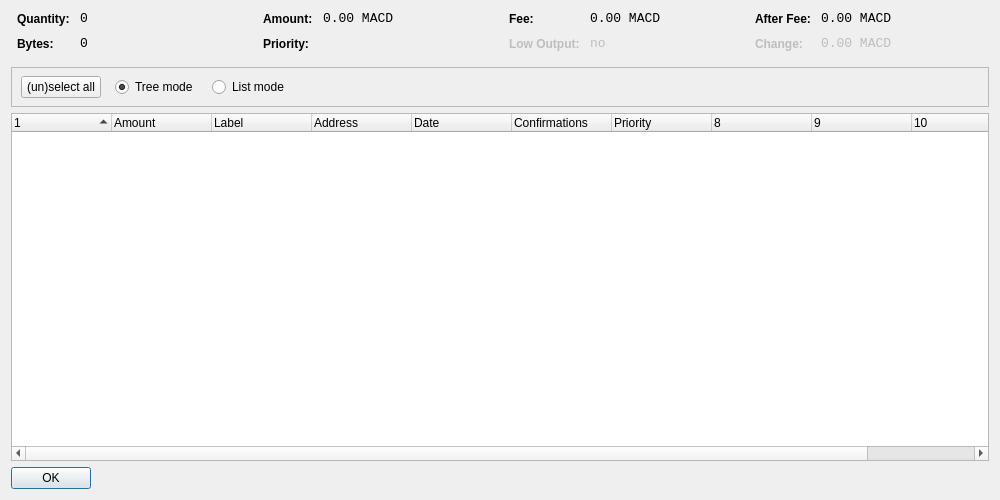
<?xml version="1.0" encoding="UTF-8"?>
<ui version="4.0">
 <class>CoinControlDialog</class>
 <widget class="QDialog" name="CoinControlDialog">
  <property name="geometry">
   <rect>
    <x>0</x>
    <y>0</y>
    <width>1000</width>
    <height>500</height>
   </rect>
  </property>
  <property name="windowTitle">
   <string>Coin Control</string>
  </property>
  <property name="autoFillBackground">
   <bool>true</bool>
  </property>
  <property name="locale">
   <locale language="English" country="UnitedStates"/>
  </property>
  <layout class="QVBoxLayout" name="verticalLayout">
   <item>
    <layout class="QHBoxLayout" name="horizontalLayoutTop" stretch="0,0,0,0">
     <property name="topMargin">
      <number>0</number>
     </property>
     <property name="bottomMargin">
      <number>10</number>
     </property>
     <item>
      <layout class="QFormLayout" name="formLayoutCoinControl1">
       <property name="horizontalSpacing">
        <number>10</number>
       </property>
       <property name="verticalSpacing">
        <number>10</number>
       </property>
       <property name="leftMargin">
        <number>6</number>
       </property>
       <property name="rightMargin">
        <number>6</number>
       </property>
       <item row="0" column="0">
        <widget class="QLabel" name="labelCoinControlQuantityText">
         <property name="styleSheet">
          <string notr="true">font-weight:bold;</string>
         </property>
         <property name="text">
          <string>Quantity:</string>
         </property>
        </widget>
       </item>
       <item row="0" column="1">
        <widget class="QLabel" name="labelCoinControlQuantity">
         <property name="font">
          <font>
           <family>Monospace</family>
           <pointsize>10</pointsize>
          </font>
         </property>
         <property name="cursor">
          <cursorShape>IBeamCursor</cursorShape>
         </property>
         <property name="contextMenuPolicy">
          <enum>Qt::ActionsContextMenu</enum>
         </property>
         <property name="text">
          <string>0</string>
         </property>
         <property name="textInteractionFlags">
          <set>Qt::LinksAccessibleByMouse|Qt::TextSelectableByKeyboard|Qt::TextSelectableByMouse</set>
         </property>
        </widget>
       </item>
       <item row="1" column="0">
        <widget class="QLabel" name="labelCoinControlBytesText">
         <property name="styleSheet">
          <string notr="true">font-weight:bold;</string>
         </property>
         <property name="text">
          <string>Bytes:</string>
         </property>
        </widget>
       </item>
       <item row="1" column="1">
        <widget class="QLabel" name="labelCoinControlBytes">
         <property name="font">
          <font>
           <family>Monospace</family>
           <pointsize>10</pointsize>
          </font>
         </property>
         <property name="cursor">
          <cursorShape>IBeamCursor</cursorShape>
         </property>
         <property name="contextMenuPolicy">
          <enum>Qt::ActionsContextMenu</enum>
         </property>
         <property name="text">
          <string>0</string>
         </property>
         <property name="textInteractionFlags">
          <set>Qt::LinksAccessibleByMouse|Qt::TextSelectableByKeyboard|Qt::TextSelectableByMouse</set>
         </property>
        </widget>
       </item>
      </layout>
     </item>
     <item>
      <layout class="QFormLayout" name="formLayoutCoinControl2">
       <property name="horizontalSpacing">
        <number>10</number>
       </property>
       <property name="verticalSpacing">
        <number>10</number>
       </property>
       <property name="leftMargin">
        <number>6</number>
       </property>
       <property name="rightMargin">
        <number>6</number>
       </property>
       <item row="0" column="0">
        <widget class="QLabel" name="labelCoinControlAmountText">
         <property name="styleSheet">
          <string notr="true">font-weight:bold;</string>
         </property>
         <property name="text">
          <string>Amount:</string>
         </property>
        </widget>
       </item>
       <item row="0" column="1">
        <widget class="QLabel" name="labelCoinControlAmount">
         <property name="font">
          <font>
           <family>Monospace</family>
           <pointsize>10</pointsize>
          </font>
         </property>
         <property name="cursor">
          <cursorShape>IBeamCursor</cursorShape>
         </property>
         <property name="contextMenuPolicy">
          <enum>Qt::ActionsContextMenu</enum>
         </property>
         <property name="text">
          <string>0.00 MACD</string>
         </property>
         <property name="textInteractionFlags">
          <set>Qt::LinksAccessibleByMouse|Qt::TextSelectableByKeyboard|Qt::TextSelectableByMouse</set>
         </property>
        </widget>
       </item>
       <item row="1" column="0">
        <widget class="QLabel" name="labelCoinControlPriorityText">
         <property name="styleSheet">
          <string notr="true">font-weight:bold;</string>
         </property>
         <property name="text">
          <string>Priority:</string>
         </property>
        </widget>
       </item>
       <item row="1" column="1">
        <widget class="QLabel" name="labelCoinControlPriority">
         <property name="font">
          <font>
           <family>Monospace</family>
           <pointsize>10</pointsize>
          </font>
         </property>
         <property name="cursor">
          <cursorShape>IBeamCursor</cursorShape>
         </property>
         <property name="contextMenuPolicy">
          <enum>Qt::ActionsContextMenu</enum>
         </property>
         <property name="text">
          <string/>
         </property>
         <property name="textInteractionFlags">
          <set>Qt::LinksAccessibleByMouse|Qt::TextSelectableByKeyboard|Qt::TextSelectableByMouse</set>
         </property>
        </widget>
       </item>
      </layout>
     </item>
     <item>
      <layout class="QFormLayout" name="formLayoutCoinControl3">
       <property name="horizontalSpacing">
        <number>10</number>
       </property>
       <property name="verticalSpacing">
        <number>10</number>
       </property>
       <property name="leftMargin">
        <number>6</number>
       </property>
       <property name="rightMargin">
        <number>6</number>
       </property>
       <item row="0" column="0">
        <widget class="QLabel" name="labelCoinControlFeeText">
         <property name="styleSheet">
          <string notr="true">font-weight:bold;</string>
         </property>
         <property name="text">
          <string>Fee:</string>
         </property>
        </widget>
       </item>
       <item row="0" column="1">
        <widget class="QLabel" name="labelCoinControlFee">
         <property name="font">
          <font>
           <family>Monospace</family>
           <pointsize>10</pointsize>
          </font>
         </property>
         <property name="cursor">
          <cursorShape>IBeamCursor</cursorShape>
         </property>
         <property name="contextMenuPolicy">
          <enum>Qt::ActionsContextMenu</enum>
         </property>
         <property name="text">
          <string>0.00 MACD</string>
         </property>
         <property name="textInteractionFlags">
          <set>Qt::LinksAccessibleByMouse|Qt::TextSelectableByKeyboard|Qt::TextSelectableByMouse</set>
         </property>
        </widget>
       </item>
       <item row="1" column="0">
        <widget class="QLabel" name="labelCoinControlLowOutputText">
         <property name="enabled">
          <bool>false</bool>
         </property>
         <property name="styleSheet">
          <string notr="true">font-weight:bold;</string>
         </property>
         <property name="text">
          <string>Low Output:</string>
         </property>
        </widget>
       </item>
       <item row="1" column="1">
        <widget class="QLabel" name="labelCoinControlLowOutput">
         <property name="enabled">
          <bool>false</bool>
         </property>
         <property name="font">
          <font>
           <family>Monospace</family>
           <pointsize>10</pointsize>
          </font>
         </property>
         <property name="cursor">
          <cursorShape>IBeamCursor</cursorShape>
         </property>
         <property name="contextMenuPolicy">
          <enum>Qt::ActionsContextMenu</enum>
         </property>
         <property name="text">
          <string>no</string>
         </property>
         <property name="textInteractionFlags">
          <set>Qt::LinksAccessibleByMouse|Qt::TextSelectableByKeyboard|Qt::TextSelectableByMouse</set>
         </property>
        </widget>
       </item>
      </layout>
     </item>
     <item>
      <layout class="QFormLayout" name="formLayoutCoinControl4">
       <property name="horizontalSpacing">
        <number>10</number>
       </property>
       <property name="verticalSpacing">
        <number>10</number>
       </property>
       <property name="leftMargin">
        <number>6</number>
       </property>
       <property name="rightMargin">
        <number>6</number>
       </property>
       <item row="0" column="0">
        <widget class="QLabel" name="labelCoinControlAfterFeeText">
         <property name="styleSheet">
          <string notr="true">font-weight:bold;</string>
         </property>
         <property name="text">
          <string>After Fee:</string>
         </property>
        </widget>
       </item>
       <item row="0" column="1">
        <widget class="QLabel" name="labelCoinControlAfterFee">
         <property name="font">
          <font>
           <family>Monospace</family>
           <pointsize>10</pointsize>
          </font>
         </property>
         <property name="cursor">
          <cursorShape>IBeamCursor</cursorShape>
         </property>
         <property name="contextMenuPolicy">
          <enum>Qt::ActionsContextMenu</enum>
         </property>
         <property name="text">
          <string>0.00 MACD</string>
         </property>
         <property name="textInteractionFlags">
          <set>Qt::LinksAccessibleByMouse|Qt::TextSelectableByKeyboard|Qt::TextSelectableByMouse</set>
         </property>
        </widget>
       </item>
       <item row="1" column="0">
        <widget class="QLabel" name="labelCoinControlChangeText">
         <property name="enabled">
          <bool>false</bool>
         </property>
         <property name="styleSheet">
          <string notr="true">font-weight:bold;</string>
         </property>
         <property name="text">
          <string>Change:</string>
         </property>
        </widget>
       </item>
       <item row="1" column="1">
        <widget class="QLabel" name="labelCoinControlChange">
         <property name="enabled">
          <bool>false</bool>
         </property>
         <property name="font">
          <font>
           <family>Monospace</family>
           <pointsize>10</pointsize>
          </font>
         </property>
         <property name="cursor">
          <cursorShape>IBeamCursor</cursorShape>
         </property>
         <property name="contextMenuPolicy">
          <enum>Qt::ActionsContextMenu</enum>
         </property>
         <property name="text">
          <string>0.00 MACD</string>
         </property>
         <property name="textInteractionFlags">
          <set>Qt::LinksAccessibleByMouse|Qt::TextSelectableByKeyboard|Qt::TextSelectableByMouse</set>
         </property>
        </widget>
       </item>
      </layout>
     </item>
    </layout>
   </item>
   <item>
    <widget class="QFrame" name="frame">
     <property name="minimumSize">
      <size>
       <width>0</width>
       <height>40</height>
      </size>
     </property>
     <property name="frameShape">
      <enum>QFrame::StyledPanel</enum>
     </property>
     <property name="frameShadow">
      <enum>QFrame::Sunken</enum>
     </property>
     <widget class="QWidget" name="horizontalLayoutWidget">
      <property name="geometry">
       <rect>
        <x>10</x>
        <y>0</y>
        <width>781</width>
        <height>41</height>
       </rect>
      </property>
      <layout class="QHBoxLayout" name="horizontalLayoutPanel" stretch="0,0,0,0">
       <property name="spacing">
        <number>14</number>
       </property>
       <item>
        <widget class="QPushButton" name="pushButtonSelectAll">
         <property name="sizePolicy">
          <sizepolicy hsizetype="Maximum" vsizetype="Fixed">
           <horstretch>0</horstretch>
           <verstretch>0</verstretch>
          </sizepolicy>
         </property>
         <property name="text">
          <string>(un)select all</string>
         </property>
        </widget>
       </item>
       <item>
        <widget class="QRadioButton" name="radioTreeMode">
         <property name="sizePolicy">
          <sizepolicy hsizetype="Maximum" vsizetype="Fixed">
           <horstretch>0</horstretch>
           <verstretch>0</verstretch>
          </sizepolicy>
         </property>
         <property name="text">
          <string>Tree mode</string>
         </property>
         <property name="checked">
          <bool>true</bool>
         </property>
        </widget>
       </item>
       <item>
        <widget class="QRadioButton" name="radioListMode">
         <property name="sizePolicy">
          <sizepolicy hsizetype="Maximum" vsizetype="Fixed">
           <horstretch>0</horstretch>
           <verstretch>0</verstretch>
          </sizepolicy>
         </property>
         <property name="text">
          <string>List mode</string>
         </property>
        </widget>
       </item>
       <item>
        <spacer name="horizontalSpacer">
         <property name="orientation">
          <enum>Qt::Horizontal</enum>
         </property>
         <property name="sizeHint" stdset="0">
          <size>
           <width>40</width>
           <height>20</height>
          </size>
         </property>
        </spacer>
       </item>
      </layout>
     </widget>
    </widget>
   </item>
   <item>
    <widget class="CoinControlTreeWidget" name="treeWidget">
     <property name="contextMenuPolicy">
      <enum>Qt::CustomContextMenu</enum>
     </property>
     <property name="sortingEnabled">
      <bool>false</bool>
     </property>
     <property name="columnCount">
      <number>11</number>
     </property>
     <attribute name="headerShowSortIndicator" stdset="0">
      <bool>true</bool>
     </attribute>
     <attribute name="headerStretchLastSection">
      <bool>false</bool>
     </attribute>
     <column>
      <property name="text">
       <string/>
      </property>
     </column>
     <column>
      <property name="text">
       <string>Amount</string>
      </property>
     </column>
     <column>
      <property name="text">
       <string>Label</string>
      </property>
     </column>
     <column>
      <property name="text">
       <string>Address</string>
      </property>
     </column>
     <column>
      <property name="text">
       <string>Date</string>
      </property>
     </column>
     <column>
      <property name="text">
       <string>Confirmations</string>
      </property>
      <property name="toolTip">
       <string>Confirmed</string>
      </property>
     </column>
     <column>
      <property name="text">
       <string>Priority</string>
      </property>
     </column>
     <column>
      <property name="text">
       <string/>
      </property>
     </column>
     <column>
      <property name="text">
       <string/>
      </property>
     </column>
     <column>
      <property name="text">
       <string/>
      </property>
     </column>
     <column>
      <property name="text">
       <string/>
      </property>
     </column>
    </widget>
   </item>
   <item>
    <widget class="QDialogButtonBox" name="buttonBox">
     <property name="sizePolicy">
      <sizepolicy hsizetype="Maximum" vsizetype="Fixed">
       <horstretch>0</horstretch>
       <verstretch>0</verstretch>
      </sizepolicy>
     </property>
     <property name="orientation">
      <enum>Qt::Horizontal</enum>
     </property>
     <property name="standardButtons">
      <set>QDialogButtonBox::Ok</set>
     </property>
    </widget>
   </item>
  </layout>
 </widget>
 <customwidgets>
  <customwidget>
   <class>CoinControlTreeWidget</class>
   <extends>QTreeWidget</extends>
   <header>coincontroltreewidget.h</header>
  </customwidget>
 </customwidgets>
 <resources/>
 <connections/>
</ui>
